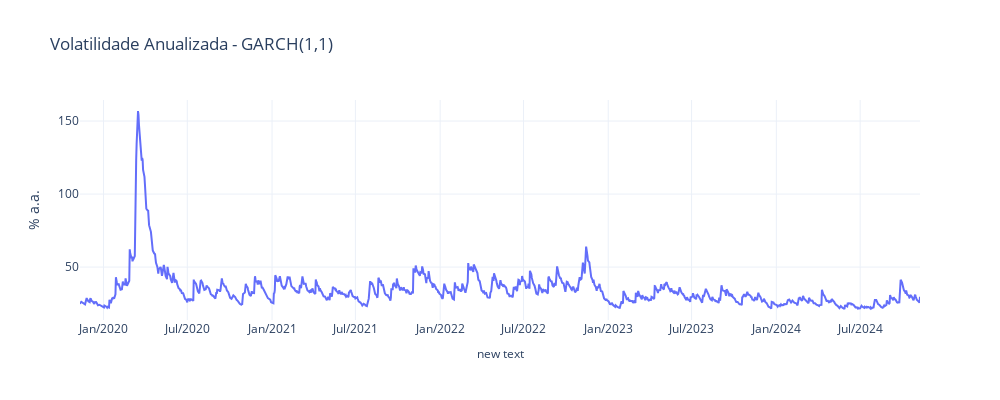

The notebook cell this image was saved under:
### Code cell
import plotly.graph_objects as go

fig = go.Figure()
# Adicionando a linha de volatilidade condicional
fig.add_trace(go.Scatter(x=vol_cond['Date'],
                         y=vol_cond['cond_vol'],
                         mode='lines',
                         name="Volatilidade Condicional"
                         ))
fig.update_layout(title="Volatilidade Anualizada - GARCH(1,1)",
                xaxis=dict(title="",
                            tickformat="%b/%Y",  # Formato de data para os rótulos do eixo x
                            dtick="M6"  # Intervalo de 6 meses
                            ),
                yaxis=dict(title="% a.a." ),
                annotations=[
                    dict(xref="paper", yref="paper",                                                
                        x=0.5, y=-0.2, showarrow=False)],
                width=1000,
                height=400,
                template="plotly_white", 
                legend=dict(orientation="h",
                            yanchor="top",
                            y=-0.3,
                            xanchor="center",
                            x=0.5
                            )
)

fig.show()

### Figure 1 — Plotly figure (JSON) as saved in the notebook; plotly's stock layout.template omitted (floating-point values rounded to 4 significant figures; data arrays with more than 128 entries replaced by an {"elided": "..."} marker saying what was removed)
{"data": [{"mode": "lines", "name": "Volatilidade Condicional", "type": "scatter", "x": {"elided": "1244 str values"}, "y": {"elided": "1244 float values"}}], "layout": {"annotations": [{"showarrow": false, "x": 0.5, "xref": "paper", "y": -0.2, "yref": "paper"}], "height": 400, "legend": {"orientation": "h", "x": 0.5, "xanchor": "center", "y": -0.3, "yanchor": "top"}, "title": {"text": "Volatilidade Anualizada - GARCH(1,1)"}, "width": 1000, "xaxis": {"dtick": "M6", "tickformat": "%b/%Y", "title": {"text": ""}}, "yaxis": {"title": {"text": "% a.a."}}}}
